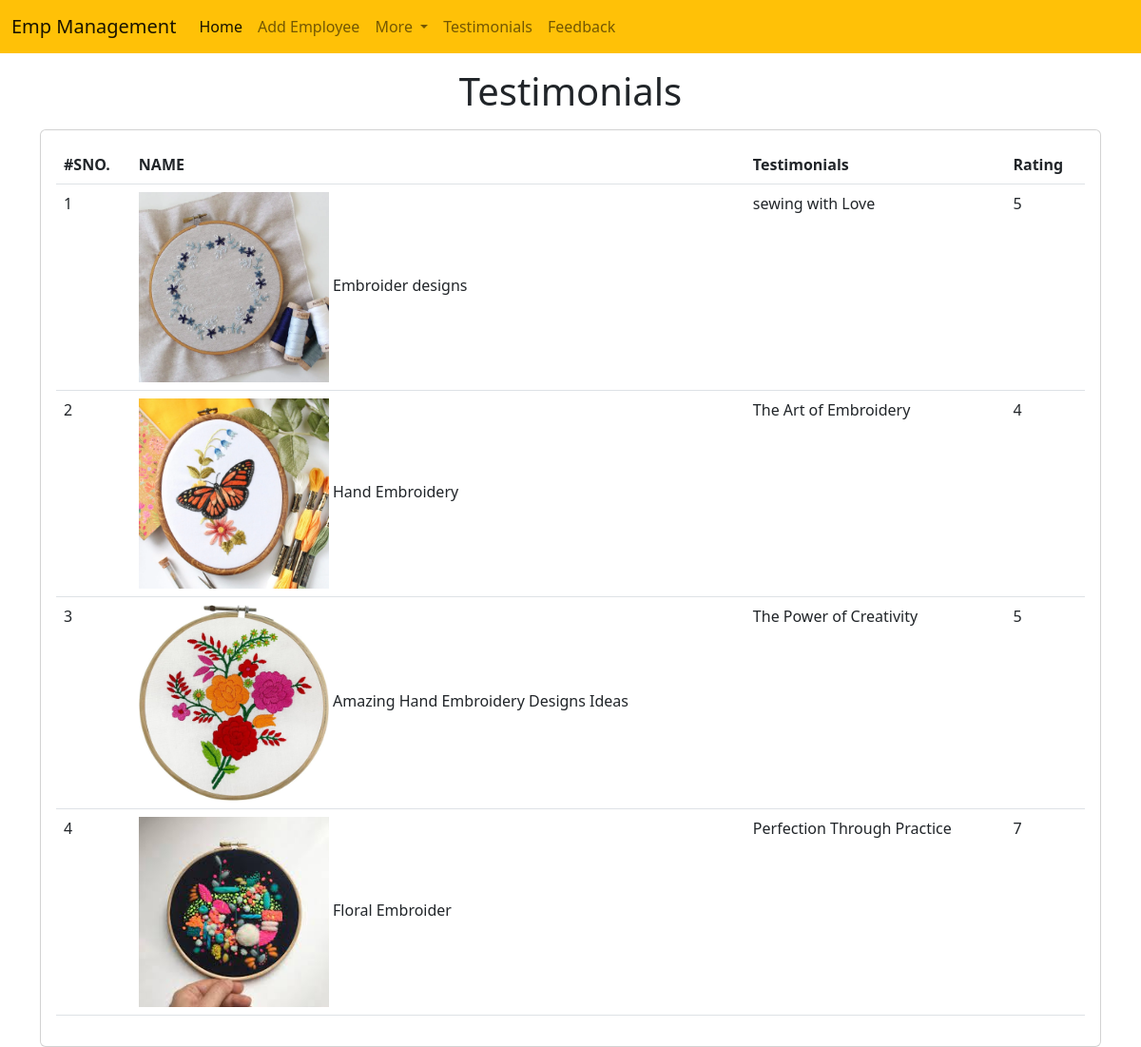
Page /emp/testimonials/ on the committed database.
### emp/models.py (models this page shows, shortened)
class Testimonial(models.Model):
    name=models.CharField(max_length=200)
    testimonial=models.TextField()
    picture=models.ImageField(upload_to="testimonials/")
    rating=models.IntegerField(max_length=1)

### emp/views.py (the view)
# urls.py: path("testimonials/",testimonials),
def testimonials(request):
    testi=Testimonial.objects.all()
    return render(request, "emp/testimonials.html",{
        'testi':testi
    })

### templates/emp/testimonials.html (shortened to what this page needs)
<!DOCTYPE html>
<html lang="en">
<head>
    <link href="https://cdn.jsdelivr.net/npm/bootstrap@5.2.0-beta1/dist/css/bootstrap.min.css" rel="stylesheet"
 />
</head>
<body>
    {% include 'emp/navbar.html' %}
    <h1 class="text-center my-3">Testimonials</h1>
    <div class="container">
        <div class="row">
            <div class="col-md-12">
                <div class="card">
                    <div class="card-body">
                        <table class="table">
                            <thead>
                                <tr>
                                    <th>#SNO.</th>
                                    <th>NAME</th>
                                    <th>Testimonials</th>
                                    <th>Rating</th>
                                </tr>
                            </thead>
                            <tbody>
                                {% for t in testi %}
                                <tr>
                                    <td>
                                        {{forloop.counter}}
                                    </td>
                                    <td>
                                        <img style="max-width: 200px;" src="/media/{{t.picture}}" alt="">
                                        {{t.name}}
                                    </td>
                                    <td>
                                        {{t.testimonial}}
                                    </td>
                                    <td>
                                        {{t.rating}}
                                    </td>
                                </tr>
                                {% endfor %}
                            </tbody>
                        </table>
                    </div>
                </div>
            </div>
        </div>
    </div>
</body>
</html>

### templates/emp/navbar.html (shortened to what this page needs)
<nav class="navbar navbar-expand-lg bg-warning">
    <div class="container-fluid">
        <a class="navbar-brand" href="#">Emp Management</a>
        <div class="collapse navbar-collapse" id="navbarSupportedContent">
            <ul class="navbar-nav me-auto mb-2 mb-lg-0">
                <li class="nav-item">
                    <a class="nav-link active" aria-current="page" href="/emp/home/">Home</a>
                </li>
                <li class="nav-item">
                    <a class="nav-link" href="/emp/add-emp/">Add Employee</a>
                </li>
                <li class="nav-item dropdown">
                    <a class="nav-link dropdown-toggle" href="#" id="navbarDropdown" role="button"
                        data-bs-toggle="dropdown" aria-expanded="false">
                        More
                    </a>
                </li>
                <li class="nav-item">
                    <a class="nav-link" href="/emp/testimonials/">Testimonials</a>
                </li>
                <li class="nav-item">
                    <a class="nav-link" href="/emp/feedback/">Feedback</a>
                </li>
            </ul>
        </div>
    </div>
</nav>

### rows in the picture
Testimonial: picture (picture), name "Embroider designs", testimonial "sewing with Love", rating "5"
Testimonial: picture (picture), name "Hand Embroidery", testimonial "The Art of Embroidery", rating "4"
Testimonial: picture (picture), name "Amazing Hand Embroidery Designs Ideas", testimonial "The Power of Creativity", rating "5"
Testimonial: picture (picture), name "Floral Embroider", testimonial "Perfection Through Practice", rating "7"
